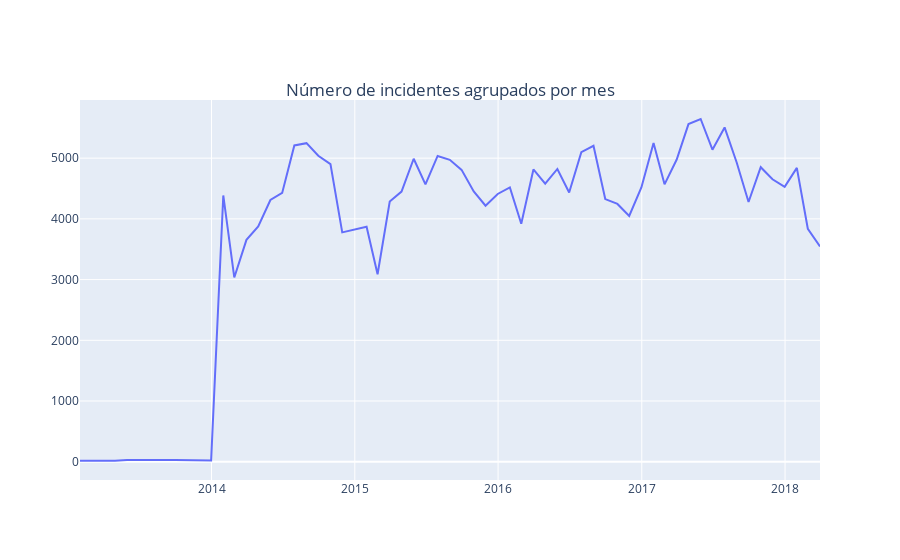

Notebook source saved alongside this figure:
### Code cell
fig4 = go.Figure()

fig4.add_trace(
    go.Scatter(
        x = df.incident_id.resample('M').count().index,
            y = df.incident_id.resample('M').count(),
            name = 'Número de incidentes agrupados por mes'
    )
)

fig4.update_layout(title={
             'text': "Número de incidentes agrupados por mes",
         'y':0.85,
         'x':0.5,
         'xanchor': 'center',
         'yanchor': 'top'
}
                 )

fig4.show()
